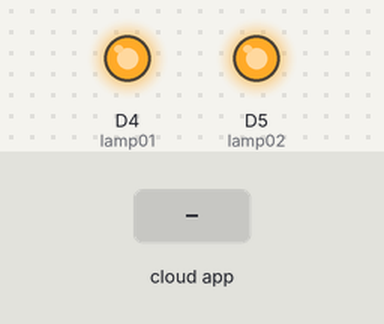
Recording of a sketch running on a simulated ESP8266 (NodeMCU). Shown: output pins drawn as LEDs (lit = HIGH). The inputs (shaded band) are chosen by the test bench.

Above: at 3.2 s.
3.3 s: the phone or cloud app sets 4 to 1
At 5.2 s:
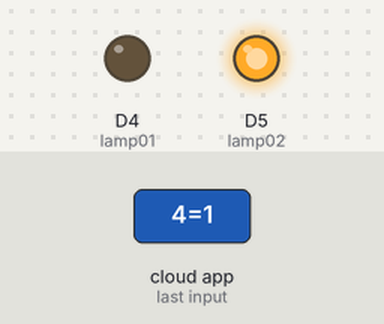
5.5 s: the phone or cloud app sets 5 to 1
At 6.7 s:
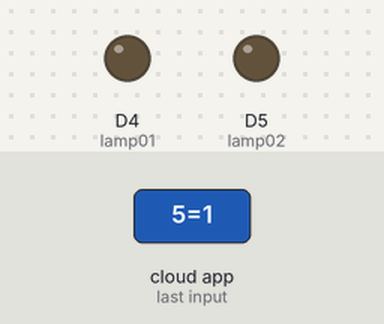
7.5 s: the phone or cloud app sets 4 to 0
At 8.3 s:
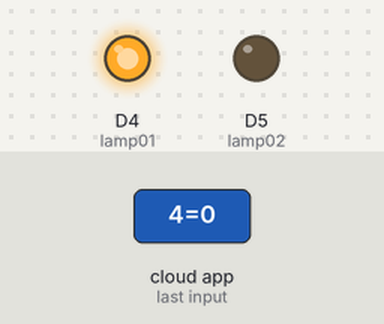
9.5 s: the phone or cloud app sets 5 to 0
At 11.0 s:
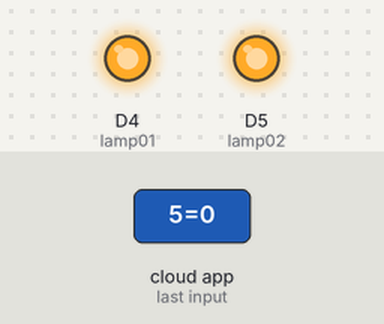
Timing chart, 0 to 12.5 s (numbered marks = the images above; inputs shaded):
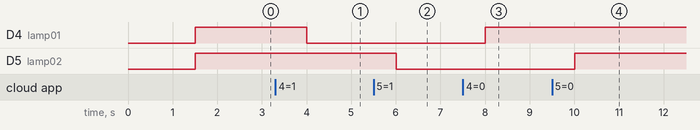

The sketch:

automacao-cayenne.ino
```cpp
/* Projeto Automação residencial com Cayenne
   Utilizado: NodeMCU, módulo relé 2 canais e lâmpadas de LED AC
   Autor: Yhan Christian Souza Silva - Data: 04/08/2018
*/

// -- Bibliotecas Auxiliares  --

#include <ESP8266WiFi.h>
#include <CayenneMQTTESP8266.h>

// -- Definições de Hardware / Debug --

#define lamp01 D4
#define lamp02 D5
#define CAYENNE_PRINT Serial


// -- Credenciais de rede e de acesso ao Cayenne

char ssid[] = "Seu SSID";
char password[] = "Sua Senha";
char cayenneUsername[] = "seu username Cayenne";
char cayennePassword[] = "seu password Cayenne";
char cayenneClientID[] = "seu client ID Cayenne";

// -- Setup --

/* O módulo relé trabalha acionando a carga com nível baixo
   Para garantir que a carga iniciará desligada, no setup deixamos em nível HIGH.
*/

void setup() {
  Serial.begin(115200);
  Cayenne.begin(cayenneUsername, cayennePassword, cayenneClientID, ssid, password);
  pinMode(lamp01, OUTPUT);
  pinMode(lamp02, OUTPUT);
  digitalWrite(lamp01, HIGH);
  digitalWrite(lamp02, HIGH);
  delay(500);
}

// -- Chama função Cayenne loop --

void loop() {
  Cayenne.loop();
}

// -- Pino virtual 4 Cayenne lampada 01, ao "clicar em ligar" joga LOW para o módulo relé acionando a carga --

CAYENNE_IN(4) {
  int readLamp01 = getValue.asInt();
  if (readLamp01) digitalWrite(lamp01, LOW);
  else digitalWrite(lamp01, HIGH);
}

// -- Pino virtual 5 Cayenne lampada 02, ao "clicar em ligar" joga LOW para o módulo relé acionando a carga --

CAYENNE_IN(5) {
  int readLamp02 = getValue.asInt();
  if (readLamp02) digitalWrite(lamp02, LOW);
  else digitalWrite(lamp02, HIGH);
}

// -- Log de erros --

CAYENNE_IN_DEFAULT() {
  CAYENNE_LOG("Canal %u, valor %s", request.channel, getValue.asString());
}
```

Measured:
- after the input at 3.3 s, D4 (lamp01): HIGH → LOW after 0.70 s
- after the input at 5.5 s, D5 (lamp02): HIGH → LOW after 0.50 s
- after the input at 7.5 s, D4 (lamp01): LOW → HIGH after 0.50 s
- after the input at 9.5 s, D5 (lamp02): LOW → HIGH after 0.51 s
